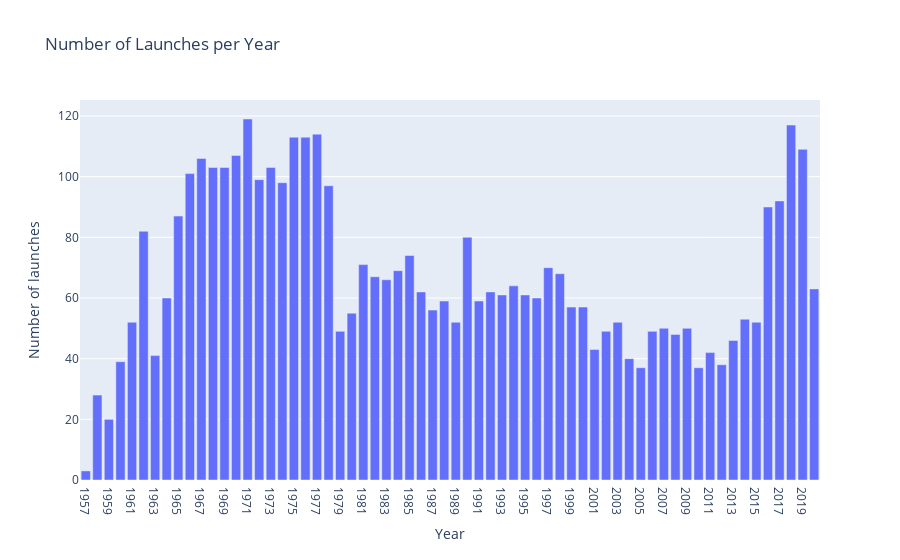

Notebook source saved alongside this figure:
### Code cell
number_launches_bar = px.bar(grouped_launches, x="Year", y="Mission_Status", labels={'Mission_Status':'Number of launches'}, title="Number of Launches per Year")
number_launches_bar.show()

### Figure 1 — Plotly figure (JSON) as saved in the notebook; plotly's stock layout.template omitted (floating-point values rounded to 4 significant figures)
{"data": [{"alignmentgroup": "True", "hovertemplate": "Year=%{x}<br>Number of launches=%{y}<extra></extra>", "legendgroup": "", "marker": {"color": "#636efa", "pattern": {"shape": ""}}, "name": "", "offsetgroup": "", "orientation": "v", "showlegend": false, "textposition": "auto", "type": "bar", "x": ["1957", "1958", "1959", "1960", "1961", "1962", "1963", "1964", "1965", "1966", "1967", "1968", "1969", "1970", "1971", "1972", "1973", "1974", "1975", "1976", "1977", "1978", "1979", "1980", "1981", "1982", "1983", "1984", "1985", "1986", "1987", "1988", "1989", "1990", "1991", "1992", "1993", "1994", "1995", "1996", "1997", "1998", "1999", "2000", "2001", "2002", "2003", "2004", "2005", "2006", "2007", "2008", "2009", "2010", "2011", "2012", "2013", "2014", "2015", "2016", "2017", "2018", "2019", "2020"], "xaxis": "x", "y": [3, 28, 20, 39, 52, 82, 41, 60, 87, 101, 106, 103, 103, 107, 119, 99, 103, 98, 113, 113, 114, 97, 49, 55, 71, 67, 66, 69, 74, 62, 56, 59, 52, 80, 59, 62, 61, 64, 61, 60, 70, 68, 57, 57, 43, 49, 52, 40, 37, 49, 50, 48, 50, 37, 42, 38, 46, 53, 52, 90, 92, 117, 109, 63], "yaxis": "y"}], "layout": {"barmode": "relative", "legend": {"tracegroupgap": 0}, "title": {"text": "Number of Launches per Year"}, "xaxis": {"anchor": "y", "domain": [0, 1], "title": {"text": "Year"}}, "yaxis": {"anchor": "x", "domain": [0, 1], "title": {"text": "Number of launches"}}}}
